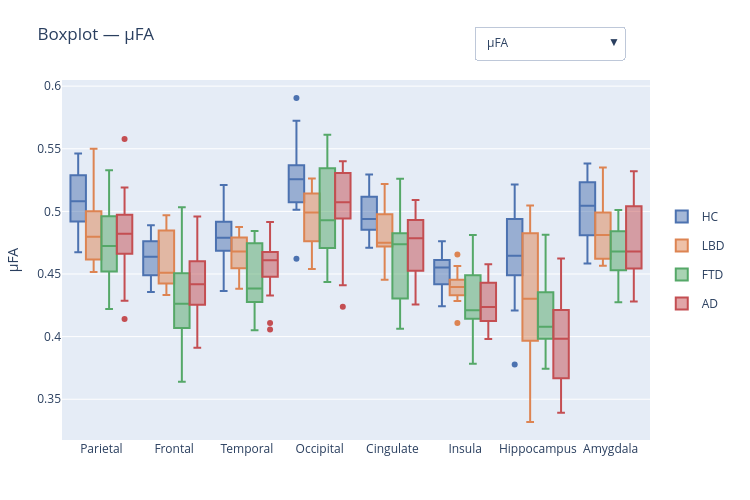

Notebook cell for this chart:
### Markdown cell above
## Visualization of metrics by region

### Code cell
#| label: notebook_fig_brainRois_metrics_dropdown
qMRI_metrics = ["FA", "MD", "uFA", "Ki", "MTsat", "normalized_volume"]
default_metric = "uFA"
default_idx = qMRI_metrics.index(default_metric)

fig = go.Figure()

traces_per_metric = len(group_order)

for i, metric in enumerate(qMRI_metrics):
    if metric == 'MTsat':
        data_plot = df_brain_grouped[df_brain_grouped["MTsat"].notna()]
    else:
        data_plot = df_brain_grouped

    for group in group_order:
        data_group = data_plot[data_plot["group"] == group]
        fig.add_trace(
            go.Box(
                x=data_group["structure"],
                y=data_group[metric],
                name=group,
                legendgroup=group,
                offsetgroup=group,
                marker_color=group_colors[group],
                visible=(i == default_idx),
                showlegend=(i == default_idx),
            )
        )

fig.update_xaxes(
    categoryorder='array',
    categoryarray=structure_order,
    #tickangle=-90,
)

buttons = []
n_total = len(qMRI_metrics) * traces_per_metric
for i, metric in enumerate(qMRI_metrics):
    visible_mask = [False] * n_total
    start = i * traces_per_metric
    for j in range(traces_per_metric):
        visible_mask[start + j] = True

    buttons.append(dict(
        label=st.metric_name(metric),
        method='update',
        args=[
            {'visible': visible_mask, 'showlegend': visible_mask},
            {'yaxis': {'title': st.metric_axis_label(metric)}, 'title': f"Boxplot — {st.metric_name(metric)}"},
        ],
    ))

fig.update_layout(
    width=750,
    height=500,
    boxmode='group',
    boxgap=0.15,
    boxgroupgap=0.0,
    title=f"Boxplot — {st.metric_name(default_metric)}",
    yaxis_title=st.metric_axis_label(default_metric),
    yaxis_automargin=True,
    margin=dict(l=20, r=100, t=80, b=60),
    legend=dict(
        orientation='v',
        yanchor='middle', y=0.5,
        xanchor='left', x=1.02,
    ),
    updatemenus=[dict(
        type='dropdown',
        buttons=buttons,
        direction='down',
        x=.7, xanchor='left',
        y=1.15, yanchor='top',
        showactive=True,
        active=default_idx,
    )],
)

fig
